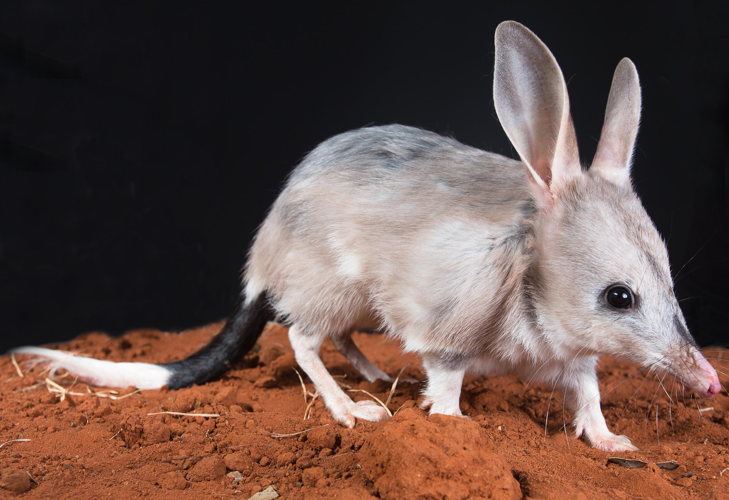
#> input picture Original bilby.png, 729 x 500 px
$ jupyter execute 'Final project image blur.ipynb'
#> lines starting #> are read from the running program, lines starting #| are printed output that depends on the picture
[cell 1]
#Ensure that relevant libraries are installed into your virtual environment
""" Active the virtual environment first, then run the following command in your terminal:
    $ pip install [package name], for example:
    $ pip install Pillow"""

#Import necessary libraries/packages into the notebook

from PIL import Image, ImageFilter        #Pillow library for manipulating images
from IPython.display import display       #Included to monitor image manpulation as code progresses. IPython.display module suggested by ChatGPT to display images within Jupyter Notebook
import matplotlib.pyplot as plt           #Matplotlib library for plotting histograms
import numpy as np                        #Numpy library for numerical operations on arrays
from scipy.stats import ks_2samp          #Scipy library for statistical analysis (Kolmogorov-Smirnov test suggested by ChatGPT)


#Opening the original image and viewing it within the notebook
im = Image.open("Original bilby.png")
#> im is the input picture: PIL image 729x500 RGB; mean R, G, B 101.2, 79.3, 72.7
print("This is the original image: 'Original bilby.png'")
display(im)


#Convert the image to required format (greyscale, 500x500 pixels)
im_convert = im.convert("L")
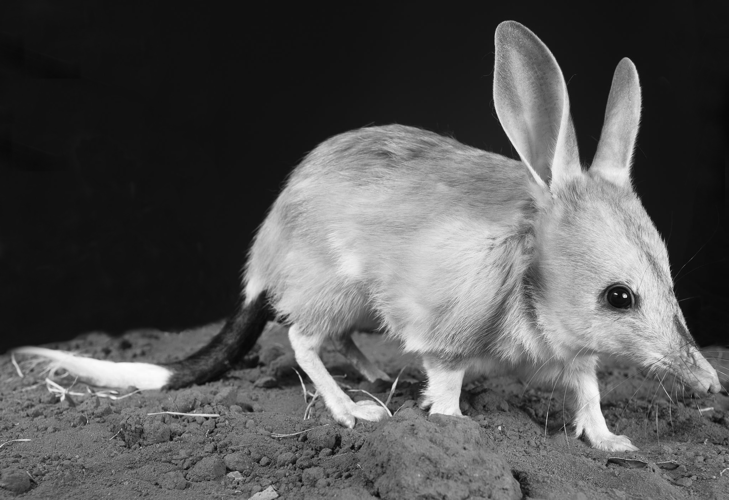
#> im_convert: PIL image 729x500 L; min 7, max 253, mean 85.1
im_convert = im_convert.resize((500, 500))
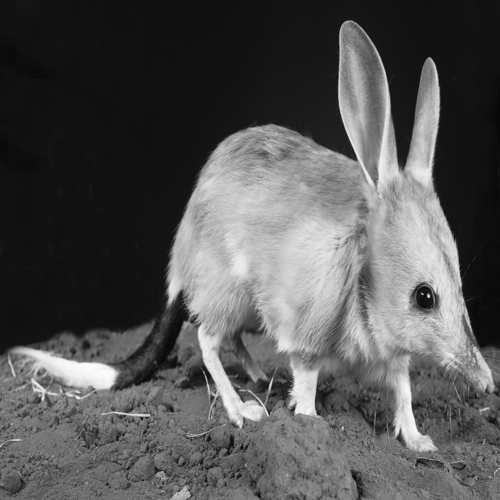
#> im_convert: PIL image 500x500 L; min 7, max 253, mean 85.1

#Saving the converted image and viewing it within the notebook
im_convert.save("Grey bilby.png")
print("This is the converted image: 'Grey bilby.png'")
display(im_convert)


#Blur the image using the Gaussian blur filter
im_blur = im_convert.filter(ImageFilter.GaussianBlur(radius=15))
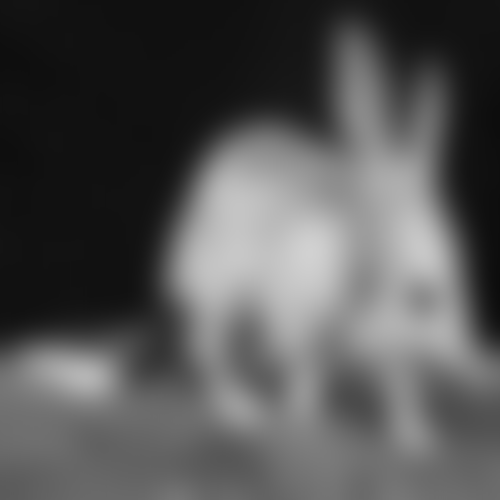
#> im_blur: PIL image 500x500 L; min 12, max 209, mean 85

#Saving the blurred image and viewing it within the noteboo
im_blur.save("Blurry bilby.png")
print("This is the blurred image: 'Blurry bilby.png' ")
display(im_blur)


#Converting the images to numpy arrays
im_convert_array = np.array(im_convert).flatten()  #Conversion of the image data to a numpy array for plotting a histogram [alternative to Pillow .histogram() method]
im_blur_array = np.array(im_blur).flatten()


#Plotting histogram comparison of gresyscale and blurred images
hist_original, bins = np.histogram(im_convert_array, bins=256, range=(0,255), density=True)
#> hist_original = 256 values, max 0.129 at index 17, min 0 at index 0, mean 0.00392; bins = 257 values from 0 to 255
hist_blur, _ = np.histogram(im_blur_array, bins=256, range=(0,255), density=True)
#> hist_blur = 256 values, max 0.146 at index 17, min 0 at index 0, mean 0.00392
plt.figure(figsize=(10,6))
#> (this line was passed over: IPython is not available in this run)
plt.hist(im_convert_array, bins=256, range=(0,255), color="blue", alpha=0.7, label='Original Image')
#> (this line was passed over: IPython is not available in this run)
plt.hist(im_blur_array, bins=256, range=(0,255), color="red", alpha=0.7, label='Blurred Image')
#> (this line was passed over: IPython is not available in this run)
plt.title("Greyscale Histograms of Original and Blurred Images")
#> (this line was passed over: IPython is not available in this run)
plt.xlabel("Pixel Intensity (0-255)")
#> (this line was passed over: IPython is not available in this run)
plt.ylabel("Frequency")
#> (this line was passed over: IPython is not available in this run)
plt.legend()
#> (this line was passed over: IPython is not available in this run)
plt.grid(True)
print("This is a plot comparing the pixel intensity distributions of the original and blurred images:")
plt.show()


#Performing Statistical Analysis
ks_stat, p_value = ks_2samp(im_convert_array, im_blur_array)          #ChatGPT suggested using ks_2samp for statistical analysis
round_ks_stat, round_p_value = round(ks_stat, 3), round(p_value, 3)   #Rounding the KS statistic and p-value to 3 decimal places for better readability


#Printing statistical results and interpretation
print("STATISTICAL ANALYSIS:\n\nKS statistic {} \nThe KS statistic indicates the similarity of the two plots.\nThe difference in pixel intensity between the two images is approximately {}%".format(round_ks_stat, round_ks_stat * 100))
print("\np-value {}".format(round_p_value))

if p_value < 0.05:
    print("There is a statistically significant difference between the original and blurred images, (p < 0.05)")
else:
    print("There is no statistically significant difference between the original and blurred images")


#Resizing the blurred image to 250x250 pixels
im_blur_resize = im_blur.resize((250, 250))

#Saving the blurred image (250x250) and viewing it within the notebook
im_blur_resize.save("Small blurry bilby.png")
print("\n\nThis is the resized blurred image: 'Small blurry bilby.png'")
display(im_blur_resize)


print("I hope that was fun?")
